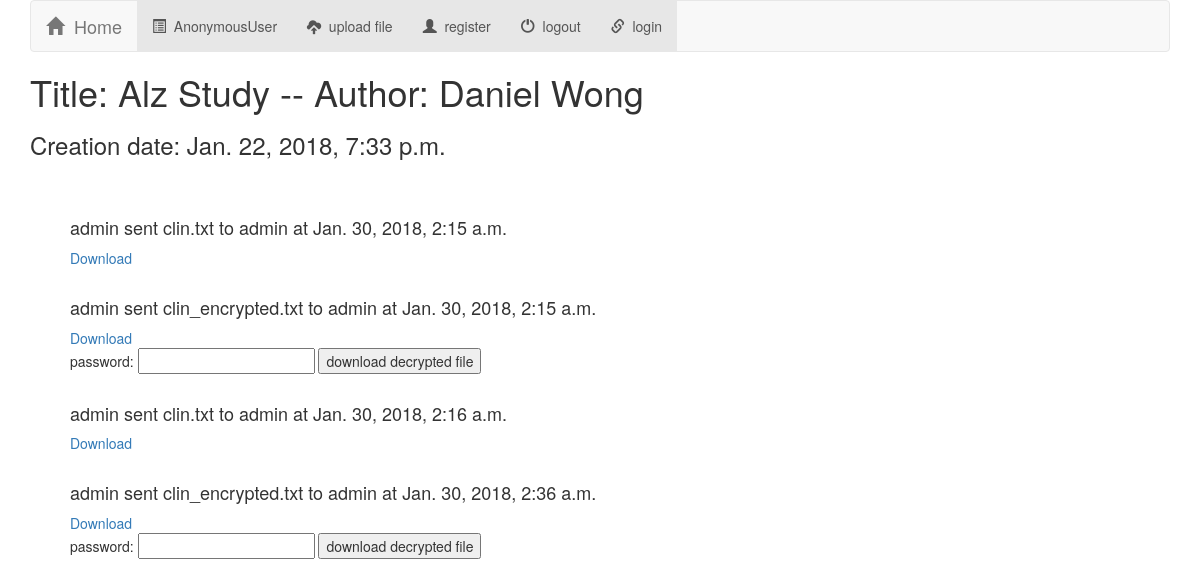
The page /clinicaltrials/2/ on the database as committed earlier.
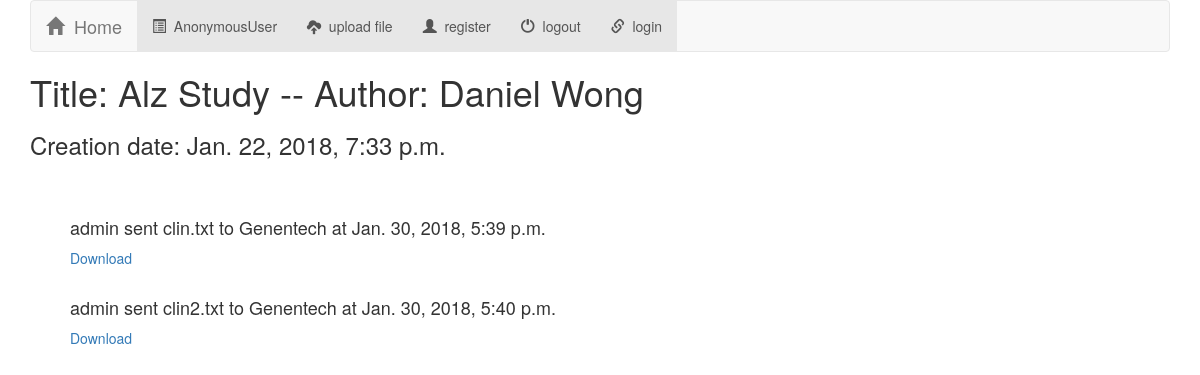
The same page on the database as committed later.
### clinicaltrials/models.py (models this page shows, shortened)
class clinicaltrial(models.Model):
	author = models.CharField(max_length = 300)
	title = models.CharField(max_length = 300)
	creationDate = models.DateTimeField(auto_now_add=True)
	def __str__(self):
		return "Title: " + self.title + " -- Author: " + self.author

class file(models.Model):
	clinicaltrial = models.ForeignKey(clinicaltrial, on_delete = models.CASCADE, blank=True, null=True)
	owner = models.ForeignKey(User, related_name="owner", on_delete = models.CASCADE, blank=True, null=True, unique = False)
	sender = models.ForeignKey(User, related_name="sender", on_delete = models.CASCADE, blank=True, null=True, unique = False)
	filename = models.CharField(max_length = 100)
	encrypted = models.BooleanField(default=False, blank=True)
	password = models.CharField(max_length=500, blank=True, default='')
	data = models.FileField()
	uploadDate = models.DateTimeField(auto_now_add=True)
	dataHash = models.CharField(max_length = 100, blank = True, null= True)

### clinicaltrials/views.py (the view)
# urls.py: url(r'^(?P<clinicaltrial_id>[0-9]+)/$', views.detail, name = "detail"),
def detail(request, clinicaltrial_id):
    try:
        trial = clinicaltrial.objects.get(pk = clinicaltrial_id)
        allFiles = trial.file_set.all()
    except:
        raise Http404("trial does not exist")
    return render(request, 'clinicaltrials/detail.html', {'trial': trial, 'allFiles': allFiles})

### clinicaltrials/templates/clinicaltrials/detail.html (shortened to what this page needs)
{% extends 'clinicaltrials/base.html' %}
{% block body %}
<h1> {{trial}} </h1>
<h3> Creation date: {{trial.creationDate}}</h3>
<br> <br>
{% for file in allFiles %}
	<ul>
		<h4> {{file.sender}} sent {{file.filename}} to {{file.owner}} at {{file.uploadDate}}</h4>
		<a href="{% url 'clinicaltrial:download' file.data.path %}"> Download </a>
		<br>
		{% if file.encrypted %}
			<form action="{% url 'clinicaltrial:decryptdownload' file.data.path %}" method="post">
				password: <input type="text" name="decryptpassword" value="">
				<input type="submit" value="download decrypted file">
			</form>
		{% endif %}
		<br>
	</ul>
{% endfor %}
{% endblock %}

### clinicaltrials/templates/clinicaltrials/base.html (shortened to what this page needs)
<!DOCTYPE html>
<html lang="en">
<head>
    {% load staticfiles %}
    <link rel="stylesheet" href="https://maxcdn.bootstrapcdn.com/bootstrap/3.3.7/css/bootstrap.min.css">
    <link rel="stylesheet" type = "text/css" href="{% static 'clinicaltrials/style.css' %}"/>
</head>
<body>
<nav class ="navbar navbar-default">
    <div class="container-fluid">
        <div class="navbar-header>"
            <button type="button" class="navbar-toggle" data-toggle="collapse" data-target="#topNavBar">
            <a class="navbar-brand" href="{% url 'clinicaltrial:index' %}">
                <span class="glyphicon glyphicon-home" aria-hidden="true"></span>&nbsp;
            Home </a>
        </div>
        <div class = "collapse navbar-collapse" id ="topNavBar">
            <ul class="nav navbar-nav">
                <li class="active">
                    <a href="{% url 'clinicaltrial:userhome' %}">
                    <span class="glyphicon glyphicon-list-alt" aria-hidden="true"></span>&nbsp; {{user}}
                    </a>
                </li>
                <li class="active">
                    <a href="{% url 'clinicaltrial:upload' %}">
                    <span class="glyphicon glyphicon-cloud-upload" aria-hidden="true"></span>&nbsp; upload file
                    </a>
                </li>
                <li class="active">
                    <a href="{% url 'clinicaltrial:register' %}">
                    <span class="glyphicon glyphicon-user" aria-hidden="true"></span>&nbsp;
                    register
                    </a>
                </li>
                 <li class="active">
                    <a href="{% url 'clinicaltrial:logout' %}">
                    <span class="glyphicon glyphicon-off" aria-hidden="true"></span>&nbsp; logout
                    </a>
                </li>
                {%if user.is_anonymous %}
                <li class="active">
                    <a href="{% url 'clinicaltrial:login' %}">
                    <span class="glyphicon glyphicon-link" aria-hidden="true"></span>&nbsp; login
                    </a>
                </li>
                {% endif %}
            </ul>
    </div>
</nav>
{% block body %}
{% endblock %}
</body>
</html>

### clinicaltrials/static/clinicaltrials/style.css (style rules this page uses)
body { margin-left:30px; margin-right:30px; }
.navbar-default { margin-bottom: 0px; }

Rows that differ between the two databases and show on the page:
removed file: sender "admin", filename "clin.txt", owner "admin", uploadDate "Jan. 30, 2018, 2:15 a.m."
removed file: sender "admin", filename "clin_encrypted.txt", owner "admin", uploadDate "Jan. 30, 2018, 2:15 a.m."
removed file: sender "admin", filename "clin.txt", owner "admin", uploadDate "Jan. 30, 2018, 2:16 a.m."
removed file: sender "admin", filename "clin_encrypted.txt", owner "admin", uploadDate "Jan. 30, 2018, 2:36 a.m."
added file: sender "admin", filename "clin.txt", owner "Genentech", uploadDate "Jan. 30, 2018, 5:39 p.m."
added file: sender "admin", filename "clin2.txt", owner "Genentech", uploadDate "Jan. 30, 2018, 5:40 p.m."
